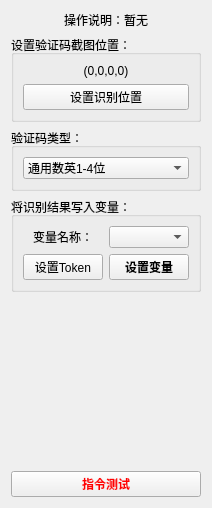
       <widget class="QWidget" name="tab_25">
        <attribute name="title">
         <string>数字验证码</string>
        </attribute>
        <layout class="QVBoxLayout" name="verticalLayout_16">
         <item>
          <widget class="QLabel" name="label_97">
           <property name="sizePolicy">
            <sizepolicy hsizetype="Preferred" vsizetype="Preferred">
             <horstretch>0</horstretch>
             <verstretch>0</verstretch>
            </sizepolicy>
           </property>
           <property name="text">
            <string>操作说明：暂无</string>
           </property>
           <property name="alignment">
            <set>Qt::AlignCenter</set>
           </property>
           <property name="wordWrap">
            <bool>false</bool>
           </property>
           <property name="margin">
            <number>0</number>
           </property>
           <property name="indent">
            <number>-1</number>
           </property>
           <property name="openExternalLinks">
            <bool>false</bool>
           </property>
          </widget>
         </item>
         <item>
          <widget class="QGroupBox" name="groupBox_19">
           <property name="enabled">
            <bool>true</bool>
           </property>
           <property name="title">
            <string>设置验证码截图位置：</string>
           </property>
           <layout class="QGridLayout" name="gridLayout_64">
            <item row="0" column="0" colspan="2">
             <widget class="QLabel" name="label_85">
              <property name="text">
               <string>(0,0,0,0)</string>
              </property>
              <property name="alignment">
               <set>Qt::AlignCenter</set>
              </property>
             </widget>
            </item>
            <item row="1" column="0" colspan="2">
             <widget class="QPushButton" name="pushButton_16">
              <property name="text">
               <string>设置识别位置</string>
              </property>
             </widget>
            </item>
           </layout>
          </widget>
         </item>
         <item>
          <widget class="QGroupBox" name="groupBox_60">
           <property name="enabled">
            <bool>true</bool>
           </property>
           <property name="title">
            <string>验证码类型：</string>
           </property>
           <layout class="QVBoxLayout" name="verticalLayout_53">
            <item>
             <layout class="QGridLayout" name="gridLayout_63">
              <item row="0" column="0">
               <widget class="QComboBox" name="comboBox_62">
                <item>
                 <property name="text">
                  <string>通用数英1-4位</string>
                 </property>
                </item>
                <item>
                 <property name="text">
                  <string>通用数英5-8位</string>
                 </property>
                </item>
                <item>
                 <property name="text">
                  <string>通用数英9~11位</string>
                 </property>
                </item>
                <item>
                 <property name="text">
                  <string>通用数英12位及以上</string>
                 </property>
                </item>
                <item>
                 <property name="text">
                  <string>通用数英1~6位plus</string>
                 </property>
                </item>
                <item>
                 <property name="text">
                  <string>定制-数英5位~qcs</string>
                 </property>
                </item>
                <item>
                 <property name="text">
                  <string>通用中文字符1~2位</string>
                 </property>
                </item>
                <item>
                 <property name="text">
                  <string>通用中文字符 3~5位</string>
                 </property>
                </item>
                <item>
                 <property name="text">
                  <string>通用中文字符6~8位</string>
                 </property>
                </item>
                <item>
                 <property name="text">
                  <string>通用中文字符9位及以上</string>
                 </property>
                </item>
                <item>
                 <property name="text">
                  <string>通用数字计算题</string>
                 </property>
                </item>
                <item>
                 <property name="text">
                  <string>通用中文计算题</string>
                 </property>
                </item>
               </widget>
              </item>
             </layout>
            </item>
           </layout>
          </widget>
         </item>
         <item>
          <widget class="QGroupBox" name="groupBox_62">
           <property name="title">
            <string>将识别结果写入变量：</string>
           </property>
           <layout class="QGridLayout" name="gridLayout_65" columnstretch="1,1">
            <item row="0" column="1">
             <widget class="QComboBox" name="comboBox_63"/>
            </item>
            <item row="0" column="0">
             <widget class="QLabel" name="label_161">
              <property name="text">
               <string>变量名称：</string>
              </property>
              <property name="alignment">
               <set>Qt::AlignCenter</set>
              </property>
             </widget>
            </item>
            <item row="2" column="1">
             <widget class="QPushButton" name="pushButton_55">
              <property name="font">
               <font>
                <family>微软雅黑</family>
                <weight>75</weight>
                <bold>true</bold>
               </font>
              </property>
              <property name="text">
               <string>设置变量</string>
              </property>
             </widget>
            </item>
            <item row="2" column="0">
             <widget class="QPushButton" name="pushButton_53">
              <property name="text">
               <string>设置Token</string>
              </property>
             </widget>
            </item>
           </layout>
          </widget>
         </item>
         <item>
          <spacer name="verticalSpacer_19">
           <property name="orientation">
            <enum>Qt::Vertical</enum>
           </property>
           <property name="sizeHint" stdset="0">
            <size>
             <width>20</width>
             <height>173</height>
            </size>
           </property>
          </spacer>
         </item>
         <item>
          <widget class="QPushButton" name="pushButton_17">
           <property name="enabled">
            <bool>true</bool>
           </property>
           <property name="palette">
            <palette>
             <active>
              <colorrole role="WindowText">
               <brush brushstyle="SolidPattern">
                <color alpha="255">
                 <red>255</red>
                 <green>0</green>
                 <blue>0</blue>
                </color>
               </brush>
              </colorrole>
              <colorrole role="Text">
               <brush brushstyle="SolidPattern">
                <color alpha="255">
                 <red>255</red>
                 <green>0</green>
                 <blue>0</blue>
                </color>
               </brush>
              </colorrole>
              <colorrole role="ButtonText">
               <brush brushstyle="SolidPattern">
                <color alpha="255">
                 <red>255</red>
                 <green>0</green>
                 <blue>0</blue>
                </color>
               </brush>
              </colorrole>
              <colorrole role="PlaceholderText">
               <brush brushstyle="NoBrush">
                <color alpha="128">
                 <red>255</red>
                 <green>0</green>
                 <blue>0</blue>
                </color>
               </brush>
              </colorrole>
             </active>
             <inactive>
              <colorrole role="WindowText">
               <brush brushstyle="SolidPattern">
                <color alpha="255">
                 <red>255</red>
                 <green>0</green>
                 <blue>0</blue>
                </color>
               </brush>
              </colorrole>
              <colorrole role="Text">
               <brush brushstyle="SolidPattern">
                <color alpha="255">
                 <red>255</red>
                 <green>0</green>
                 <blue>0</blue>
                </color>
               </brush>
              </colorrole>
              <colorrole role="ButtonText">
               <brush brushstyle="SolidPattern">
                <color alpha="255">
                 <red>255</red>
                 <green>0</green>
                 <blue>0</blue>
                </color>
               </brush>
              </colorrole>
              <colorrole role="PlaceholderText">
               <brush brushstyle="NoBrush">
                <color alpha="128">
                 <red>255</red>
                 <green>0</green>
                 <blue>0</blue>
                </color>
               </brush>
              </colorrole>
             </inactive>
             <disabled>
              <colorrole role="WindowText">
               <brush brushstyle="SolidPattern">
                <color alpha="255">
                 <red>120</red>
                 <green>120</green>
                 <blue>120</blue>
                </color>
               </brush>
              </colorrole>
              <colorrole role="Text">
               <brush brushstyle="SolidPattern">
                <color alpha="255">
                 <red>120</red>
                 <green>120</green>
                 <blue>120</blue>
                </color>
               </brush>
              </colorrole>
              <colorrole role="ButtonText">
               <brush brushstyle="SolidPattern">
                <color alpha="255">
                 <red>120</red>
                 <green>120</green>
                 <blue>120</blue>
                </color>
               </brush>
              </colorrole>
              <colorrole role="PlaceholderText">
               <brush brushstyle="NoBrush">
                <color alpha="128">
                 <red>255</red>
                 <green>0</green>
                 <blue>0</blue>
                </color>
               </brush>
              </colorrole>
             </disabled>
            </palette>
           </property>
           <property name="font">
            <font>
             <family>微软雅黑</family>
             <weight>75</weight>
             <bold>true</bold>
            </font>
           </property>
           <property name="text">
            <string>指令测试</string>
           </property>
          </widget>
         </item>
        </layout>
       </widget>
